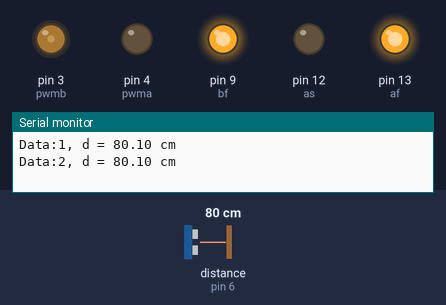
A sketch run on a simulated Arduino Uno, built with avr-gcc and run on an emulated ATmega328P. Parts: output pins drawn as LEDs (lit = HIGH), the last lines printed to the serial monitor. Wiring (inferred from the names in the program): ultrasonic range finder: trigger pin 7; echo pin 6. The test bench sets the inputs (shaded band); at power-on: distance to the obstacle (sensor on pin 6) 80 cm. The echo pulse lasts 58.3 µs per cm; pins used as bus, display or sensor lines are not drawn.

Above: at 1.8 s.
1.9 s: distance to the obstacle (sensor on pin 6) set to 54 cm
3.4 s: distance to the obstacle (sensor on pin 6) set to 48 cm
At 4.7 s:
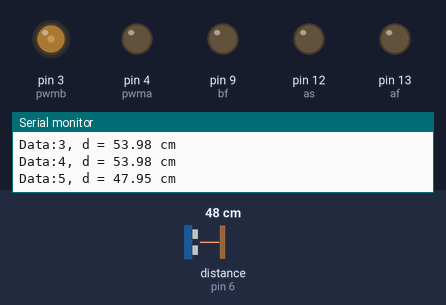
5.5 s: distance to the obstacle (sensor on pin 6) set to 60 cm
At 6.5 s:
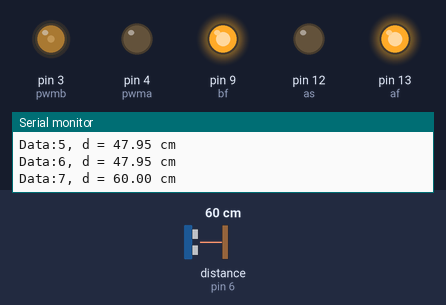
7.5 s: distance to the obstacle (sensor on pin 6) set to 2 cm
At 8.4 s:
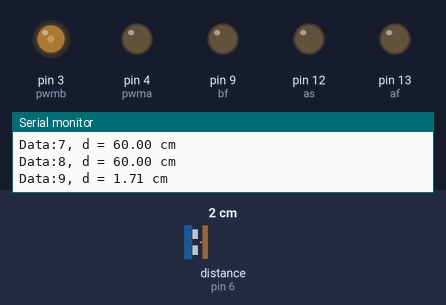
Timing chart, 0 to 10.5 s (numbered marks = the images above; inputs shaded):
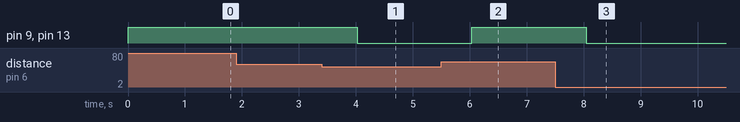

The sketch:

sketch_mar29a.ino
```cpp
int af = 13;
int as = 12;
int bf = 9;
int bs = 8;
int pwma = 4;
int pwmb = 3;
const int trig = 7;
const int echo = 6;

const int inter_time = 1000;

int time = 0;
int data = 1;


void setup() {
  Serial.begin(9600);
  pinMode (trig, OUTPUT);
  pinMode (echo, INPUT);

  pinMode (af, OUTPUT);
  pinMode (as, OUTPUT);
  pinMode (bf, OUTPUT);
  pinMode (bf, OUTPUT);

  digitalWrite(af, HIGH);
  digitalWrite(as, LOW);
  digitalWrite(bf, HIGH);
  digitalWrite(bf, LOW);
  analogWrite(pwma, 70);
  analogWrite(pwmb, 70);

}

void loop() {
  double duration, distance;
  digitalWrite(trig, HIGH);
  delayMicroseconds(1000);
  digitalWrite(trig, LOW);
  duration = pulseIn (echo, HIGH);
  distance = (duration/2)/29;
  Serial.print("Data:");
  Serial.print (data);
  Serial.print(", d = ");
  Serial.print(distance);
  Serial.println(" cm");
  time = time + inter_time;
  data++;

  if ( distance <= 50){
    digitalWrite(af, LOW);
    digitalWrite(bf, LOW);
  } else {
      digitalWrite(af, HIGH);
      digitalWrite(bf, HIGH);
    }


  delay(inter_time);

}
```

Measured:
- the behaviour switches between 51 and 50 cm on distance to the obstacle (sensor on pin 6) (found by bisection; images 0 and 1)
- after the input at 3.4 s, pin 9 (bf), pin 13 (af): HIGH → LOW after 0.63 s
- after the input at 5.5 s, pin 9 (bf), pin 13 (af): LOW → HIGH after 0.54 s
- after the input at 7.5 s, pin 9 (bf), pin 13 (af): HIGH → LOW after 0.55 s
